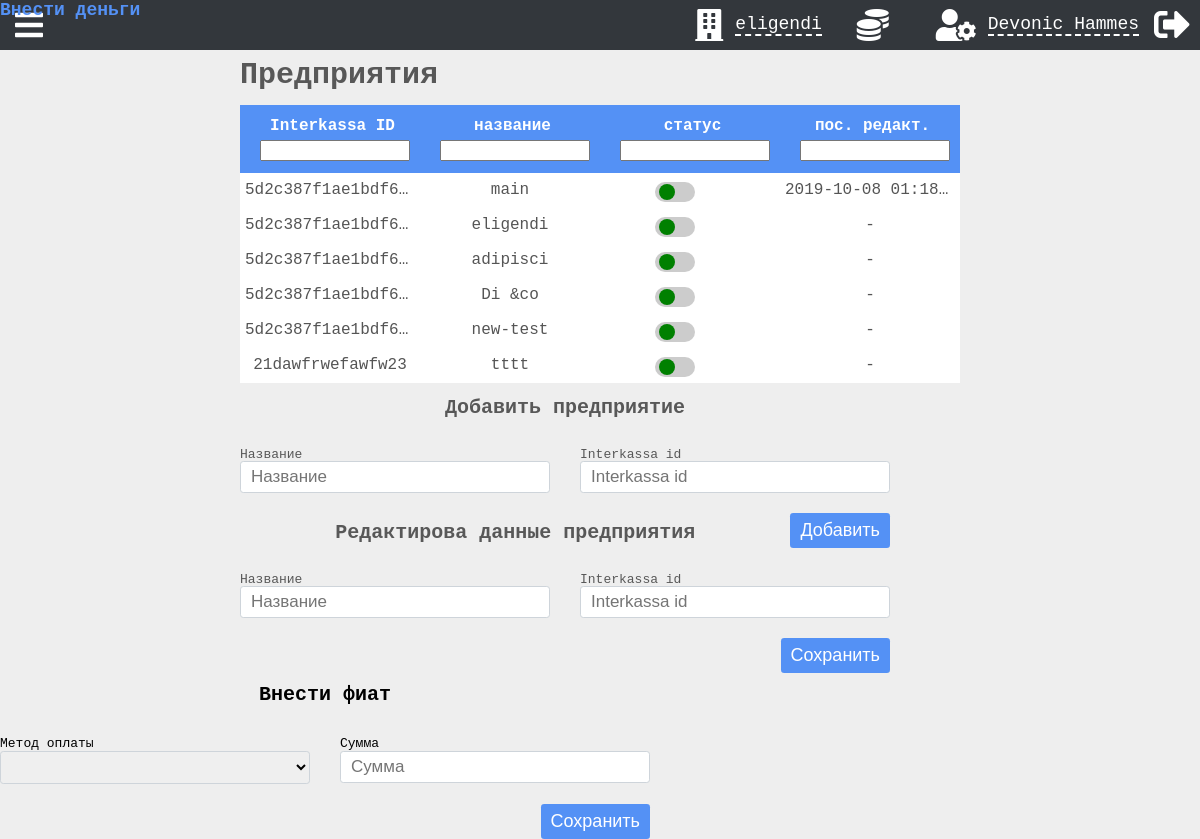
The page /content/branches.php (signed in) on the database its author committed.
### tables this page shows
CREATE TABLE `branch` (
  `branch_id` int(11) NOT NULL,
  `branch_name` varchar(40) NOT NULL,
  `active` tinyint(1) NOT NULL DEFAULT '1',
  `ik_id` varchar(200) DEFAULT NULL
);

### funcs.php (the view, shortened to what this page needs)
<?php
function display_data($data, $options, $addition_data = NULL)
{
    if (!$options['prepared']) $data = mysqliToArray($data);
    return
        ("
        <div class='table-menu " . $options['type'] . "' " . ($options['range'] ? 'style = "justify-content: left;"' : '') . ">
            <h2 type=" . $options['type'] . ">" . $options['text'] . "</h2>"
            . (iCan($options['btn']) && iCanMax($options['btn-max']) ?
                "<p><a
                    id='add-btn'
                    href=\"#" . $options['type'] . "-Modal\"
                    rel=\"modal:open\">" . $options['btn-text'] . "
                    </a>
                </p>" : '') .
            ($options['range'] ? "
            <div id='reportrange" . $options['range'] . "' class='reportrange'>
                <i class='fa fa-calendar'></i>&nbsp;
                <span></span>
                <i class='fa fa-caret-down'></i>
            </div>" : '') .
            ($options['switch-vg-stat'] ?
                "<button class='switch-vg-stat' id='add-btn'>
                 </button>" : '') . "
        </div>
        <div class='table-wrapper " . $options['type'] . "' id='table-wrapper'>
            <a
                    class='display-none'
                    href='#" . $options['type'] . "-edit-Modal'
                    rel=\"modal:open\">
            </a>
            " . makeTable($data, $options) . "
        </div>
        " . chooseAddModal($options['type'], $data, $addition_data)
        );
}
function makeTable($data, $options)
{
    $output = "<table class='table-container table table-fixed'>";
    foreach ($data as $key => $var) {
        $index = 0;
        if ($key === 0) {
            $output .= '<thead id="table-head"><tr>';
            foreach ($var as $col => $val) {
                if ($col == 'id') continue;
                $output .= "<th><div class='col-wrap'><p>" . $col . "</p><span></span></div><input id=$index-i></th>";
                $index++;
            }
            $output .= '</tr></thead><tbody id="tbody">';
        }
        $index = 0;
        $output .= '<tr  defaultVal = "' . $var['Имя'] . '" itemId = "' . $var['id'] . '">';
        foreach ($var as $col => $val) {
            if ($col == 'id') continue;
            $actions = '';
            if ($index == 0) {
                $actions .= $options['coins'] ? '<i class="fas fa-coins" modal="#' . $options['modal'] . '"></i>' : '';
                $actions .= $options['info'] ? '<i class="fas fa-info-circle" modal="info"></i>' : '';
                $actions .= $options['minus'] ? '<i class="fas fa-minus fa-trash" modal="delete"></i>' : '';
                $actions .= ($options['edit'] && iCan($options['edit'])) ? '<i class="fas fa-edit"  modal="' . $options['type'] . '-edit"></i>' : '';
            }
            if ($col == 'статус') {
                $output .= '<td class=' . $index . '-f title="' . $val . '"><p style="display: none">' . $val . '</p>
                <div class="button b2" id="button-10">
                <input type="checkbox" class="checkbox status ' . ($val == 0 ? 'checked' : '') . '" ' . ($val == 0 ? 'checked' : '') . '>
                <div class="knobs"></div>
                </div>
            </td>';
            } else {
                $output .= '<td class=' . $index . '-f title="' . $val . '">' . $actions . formatData($val) . '</td>';
            }
            $index++;
        }
        $output .= '</tr>';
    }
    $output .= '</tbody></table>';
    return $output;
}
function formatData($val)
{
    return $val === '' || $val === null ? '-' : $val;
}
function mysqliToArray($mysqli_result)
{
    $i = 0;
    $data = null;
    while ($new = mysqli_fetch_assoc($mysqli_result)) $data[$i++] = $new;
    return $data;
}
function chooseAddModal($name, $data, $more_data = NULL)
{
    switch ($name) {
        case "Branch":
            return branchAddModal($data);
    }
}
function accessLevel($role = false)
{
    $r = $role ? $role : $_SESSION['role'];
    switch ($r) {
        case 'admin':
            return 2;
    }
}
function iCan($actionLvl)
{
    return !is_null($actionLvl) && $actionLvl <= accessLevel();
}

### css/style.css (style rules this page uses)
html, body { height: 100%; background: #eee url('https://i.imgur.com/eeQeRmk.png'); overflow-x: hidden; font-family: monospace; }
html, body, div, span, button, applet, object, iframe, h1, h2, h3, h4, h5, h6, p, blockquote, pre, a, abbr, acronym, address, big, cite, code, del, dfn, em, img, ins, kbd, q, s, samp, small, strike, strong, sub, sup, tt, var, b, u, i, center, dl, dt, dd, ol, ul, li, fieldset, form, label, legend, table, caption, tbody, tfoot, thead, tr, th, td, article, aside, canvas, details, embed, figure, figcaption, footer, header, hgroup, menu, nav, output, ruby, section, summary, time, mark, audio, video { margin: 0; padding: 0; border: 0; outline: none; font-size: 100%; vertical-align: baseline; outline: none; -webkit-font-smoothing: antialiased; -webkit-text-size-adjust: 100%; -ms-text-size-adjust: 100%; -webkit-box-sizing: border-box; -moz-box-sizing: border-box; box-sizing: border-box; }
h2 { font-weight: bold; font-size: 30px; margin-bottom: 10px; margin-top: 10px; }
.table-wrapper { position: relative; max-height: calc(100vh - 150px); overflow-y: auto; margin-bottom: 15px; }
.table { border-collapse: collapse; border-spacing: 0; }
.table-menu { display: flex; justify-content: space-between; height: 55px; }
.table { font-size: 16px; -webkit-box-shadow: 2px 2px 3px -1px rgba(0, 0, 0, 0.35); background: #fff; position: relative; table-layout: fixed; }
.table thead { cursor: pointer; background: #5491F5; z-index: 2; }
.table thead input { display: block; width: 100%; margin: 0 auto; max-width: 150px; }
.table thead tr th { font-weight: bold; padding: 12px 10px; padding-left: 20px; color: #fff; }
.table-container .col-wrap { display: flex; justify-content: center; }
.col-wrap { margin-bottom: 5px; }
.table-container tbody tr { color: #555; }
.table-container tbody tr td { text-align: center; padding: 8px 5px; cursor: default; text-overflow: ellipsis; white-space: nowrap; min-width: 150px; max-width: 150px; overflow: hidden; }
#button-10 .knobs:before, #button-10 .knobs:after { font-size: 9px; text-align: center; line-height: 1; padding: 3px 8px; transition: 0.3s ease all; margin-top: 20px; border-radius: 50%; }
#button-10 .knobs:before { content: ''; margin-left: -17px; background-color: green; }
.knobs { width: 40px; height: 20px; background-color: #ccc; margin-top: -10px; margin-left: -10px; padding-top: 6px; -webkit-border-radius: 10px; -moz-border-radius: 10px; border-radius: 10px; }
.button.b2 { border-radius: 2px; display: block; margin: 0 auto; z-index: 0; top: 50%; width: 50px; height: 18px; }

### rows shown on the page
branch: ik "5d2c387f1ae1bdf6 main"
branch: ik "5d2c387f1ae1bdf6 eligendi"
branch: ik "5d2c387f1ae1bdf6 adipisci"
branch: ik "5d2c387f1ae1bdf6 Di &co"
branch: ik "5d2c387f1ae1bdf6 new-test"
branch: ik "21dawfrwefawfw23 tttt"

### other values the page prints
$_SESSION['branch'] "eligendi"
$_SESSION['name'] "Devonic Hammes"
$options['text'] "Предприятия"
$col "Interkassa ID"
$col "название"
$col "статус"
$col "пос. редакт."
formatData($val) "2019-10-08 01:18 - - - - -"
